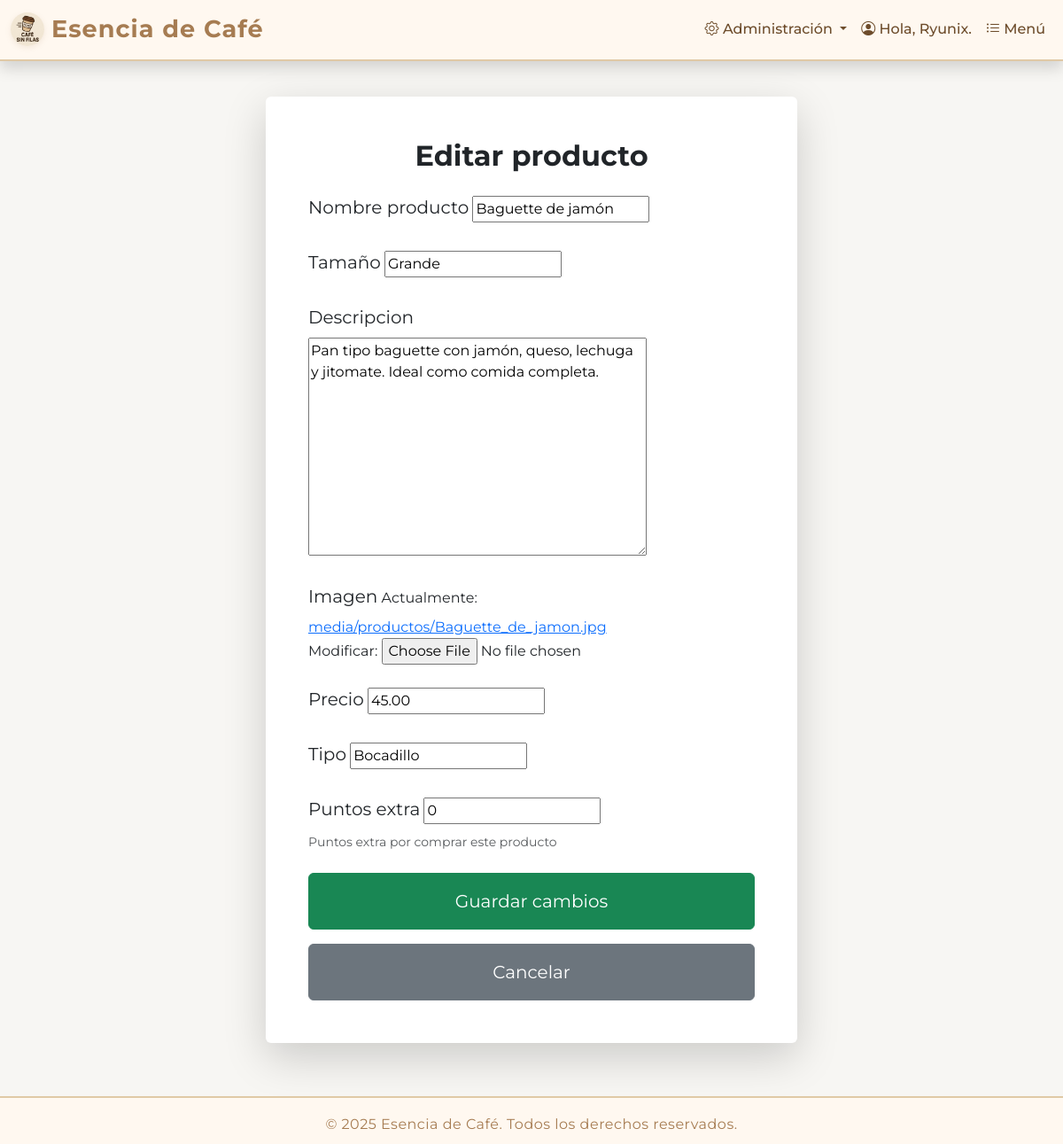
Page /productos/8/editar/ (signed in) on the committed database.
### menu/models.py (models this page shows, shortened)
class Producto(models.Model):
    nombre_producto = models.CharField(
        max_length=100
    )
    tamaño = models.CharField(
        max_length=20
    )
    descripcion = models.TextField()
    imagen = models.ImageField(
        upload_to='media/productos/'
    )
    precio = models.DecimalField(
        max_digits=8, decimal_places=2
    )
    tipo = models.CharField(
        max_length=30
    )
    puntos_extra = models.PositiveIntegerField(
        default=0, help_text="Puntos extra por comprar este producto")
    class Meta:
        verbose_name = "Producto"
        verbose_name_plural = "Productos"

### menu/views.py (the view)
@user_passes_test(es_gerente)
def editar_producto(request, producto_id):
    producto = get_object_or_404(Producto, id=producto_id)
    es_gerente_flag = es_gerente(request.user)
    if hasattr(producto, 'bebidacaliente'):
        instancia = producto.bebidacaliente
        FormClass = BebidaCalienteForm
        tipo = 'bebida_caliente'
    elif hasattr(producto, 'bebidafria'):
        instancia = producto.bebidafria
        FormClass = BebidaFriaForm
        tipo = 'bebida_fria'
    elif hasattr(producto, 'bocadillo'):
        instancia = producto.bocadillo
        FormClass = BocadilloForm
        tipo = 'bocadillo'
    elif hasattr(producto, 'snack'):
        instancia = producto.snack
        FormClass = SnackForm
        tipo = 'snack'
    elif hasattr(producto, 'reposteria'):
        instancia = producto.reposteria
        FormClass = ReposteriaForm
        tipo = 'reposteria'
    else:
        instancia = producto
        FormClass = ProductoForm
        tipo = producto.tipo
    if request.method == 'POST':
        form = FormClass(request.POST, request.FILES, instance=instancia)
        if form.is_valid():
            form.save()
            return redirect('lista_productos')
    else:
        form = FormClass(instance=instancia)
    return render(request, 'menu/editar_producto.html', {
        'form': form,
        'producto': producto,
        'es_gerente': es_gerente_flag,
        'tipo': tipo
    })

### SisWebCafe/context_processors.py (called while the page is built)
def es_gerente(request):
    if request.user.is_authenticated:
        return {'es_gerente': request.user.groups.filter(name='Gerente').exists()}
    return {'es_gerente': False}

### menu/views.py (called while the page is built)
def es_gerente(user):
    return user.is_authenticated and user.groups.filter(name='Gerente').exists()

### templates/menu/editar_producto.html (shortened to what this page needs)
{% extends "Principal/base.html" %} {% load static %} {% block content %}
<div
  class="bg-white p-5 rounded shadow-lg"
  style="max-width: 600px; margin: 40px auto"
>
  <h2 class="fw-bold text-dark mb-4 text-center">
    {% if producto %}Editar producto{% else %}Agregar producto{% endif %}
  </h2>
  <form
    method="post"
    enctype="multipart/form-data"
    class="text-start"
    id="producto-form"
  >
    {% csrf_token %} {% for field in form %}
    <div class="mb-4 tipo-campo" data-tipo="{{ field.name }}">
      <label for="{{ field.id_for_label }}" class="form-label text-dark fs-5"
        >{{ field.label }}</label
      >
      {{ field }} {% if field.help_text %}
      <div class="form-text text-muted">{{ field.help_text }}</div>
      {% endif %}
    </div>
    {% endfor %}
    <button type="submit" class="btn btn-success w-100 py-3 fs-5">
      {% if producto %}Guardar cambios{% else %}Guardar producto{% endif %}
    </button>
    <a
      href="{% url 'lista_productos' %}"
      class="btn btn-secondary mt-3 w-100 py-3 fs-5"
      >Cancelar</a
    >
  </form>
</div>
{% endblock %}

### templates/Principal/base.html (shortened to what this page needs)
{% load static %}
<!DOCTYPE html>
<html lang="es">
  <head>
    <link
      href="https://cdn.jsdelivr.net/npm/bootstrap@5.3.0/dist/css/bootstrap.min.css"
      rel="stylesheet"
    />
    <link href="https://cdn.jsdelivr.net/npm/bootstrap-icons@1.11.3/font/bootstrap-icons.min.css" rel="stylesheet">
  </head>
  <body>
    {% if user.is_authenticated and user.is_staff %}
      <nav class="navbar navbar-light shadow sticky-top">
        <div class="container-fluid">
          <span class="navbar-brand mb-0 h1"><i class="bi bi-cash-register"></i> Panel de Caja</span>
          <a class="btn btn-outline-danger" href="{% url 'logout' %}"><i class="bi bi-box-arrow-right"></i> Cerrar sesión</a>
        </div>
      </nav>
    {% else %}
      <nav class="navbar navbar-expand-lg shadow sticky-top">
        <div class="container-fluid">
          <a class="navbar-brand d-flex align-items-center" href="/">
            <img src="{% static 'img/logo.jpg' %}" alt="Logo" width="38" class="me-2">
            Esencia de Café
          </a>
          <div class="collapse navbar-collapse" id="navbarNav">
            <ul class="navbar-nav ms-auto align-items-center">
              {% if es_gerente %}
              <li class="nav-item dropdown">
                <a
                  class="nav-link dropdown-toggle"
                  href="#"
                  id="adminDropdown"
                  role="button"
                  data-bs-toggle="dropdown"
                  aria-expanded="false"
                >
                  <i class="bi bi-gear"></i> Administración
                </a>
              </li>
              <li class="nav-item">
                <a class="nav-link" href="/perfil"><i class="bi bi-person-circle"></i> Hola, {{user.username}}.</a>
              </li>
              <li class="nav-item">
                <a class="nav-link" href="/productos"><i class="bi bi-list-ul"></i> Menú</a>
              </li>
              {% endif %}
            </ul>
          </div>
        </div>
      </nav>
    {% endif %}
    <div class="container mt-4">{% block content %} {% endblock %}</div>
    <footer>
      <div>
        <span>&copy; {{ now|default:2025 }} Esencia de Café. Todos los derechos reservados.</span>
      </div>
    </footer>
  </body>
</html>

### templates/Principal/base.html (style rules this page uses)
:root { --cafe-oscuro: #6d4c2b; --cafe-medio: #a67c52; --cafe-claro: #fff8f0; --cafe-dorado: #e0c9a6; --cafe-acento: #d2691e; --cafe-blanco: #f7f6f3; }
body { font-family: 'Montserrat', Arial, sans-serif; background: var(--cafe-blanco); }
.navbar { background: var(--cafe-claro) !important; border-bottom: 2px solid var(--cafe-dorado); box-shadow: 0 2px 8px rgba(166,124,82,0.07); }
.navbar-brand { font-weight: 700; color: var(--cafe-medio) !important; letter-spacing: 1px; font-size: 1.7rem; }
.nav-link { color: var(--cafe-oscuro) !important; font-weight: 500; transition: color 0.2s; }
footer { background: var(--cafe-claro); color: var(--cafe-medio); text-align: center; padding: 18px 0 10px 0; border-top: 2px solid var(--cafe-dorado); margin-top: 60px; font-size: 1rem; letter-spacing: 0.5px; }
.navbar-brand img { border-radius: 50%; box-shadow: 0 2px 6px rgba(166,124,82,0.13); }

### rows in the picture
Producto: form "Baguette de jamón" "Grande" "Pan tipo baguette con jamón, queso, lechuga y jitomate. Ideal como comida completa." "45.00" "Bocadillo" "0"

### other values in the picture
{{ user.username }} "Ryunix"
{{ field.label }} "Nombre producto" "Tamaño" "Descripcion" "Imagen" "Precio" "Tipo" "Puntos extra"
{{ field.help_text }} "Puntos extra por comprar este producto"
{{ now|default:2025 }} "2025"
